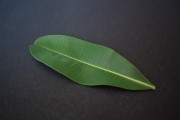
#> input picture img/0003_0001.JPG, 180 x 120 px; its folder holds 4 pictures in this run
$ jupyter execute --allow-errors Final3.ipynb
#> lines starting #> are read from the running program, lines starting #| are printed output that depends on the picture
[cell 1]
import os
import glob
import io
import cv2
import numpy as np
import matplotlib.pyplot as plt
from sklearn.cluster import KMeans
from rembg import remove
from PIL import Image


#  Persiapan Dataset

dataset_path = "img/"
if not os.path.exists(dataset_path):
    raise FileNotFoundError(f"Folder tidak ditemukan: {dataset_path}")

# Ambil semua gambar dengan ekstensi umum
image_paths = []
for ext in ("*.jpg", "*.jpeg", "*.png", "*.JPG", "*.PNG"):
    image_paths.extend(glob.glob(os.path.join(dataset_path, "**", ext), recursive=True))

print("Jumlah gambar ditemukan:", len(image_paths))
for path in image_paths[:10]:
    print(" -", path)


#  Tampilkan Contoh Gambar

plt.figure(figsize=(18, 9))
for i, path in enumerate(image_paths[:9]):  # tampilkan 9 gambar pertama
    img = cv2.imread(path)
#> img is the input picture: shape (120, 180, 3); mean B, G, R 56.7, 60.7, 54.1
    img = cv2.cvtColor(img, cv2.COLOR_BGR2RGB)
    plt.subplot(1, 9, i + 1)
    plt.imshow(img)
    plt.title(f"Gambar {i + 1}")
    plt.axis('off')
plt.show()
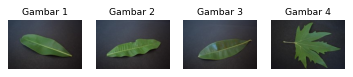
#> figure drawn by matplotlib, 4 panels


#  Hapus Latar Belakang (Background)

#> (the rest of this cell did not finish here and is left out)
